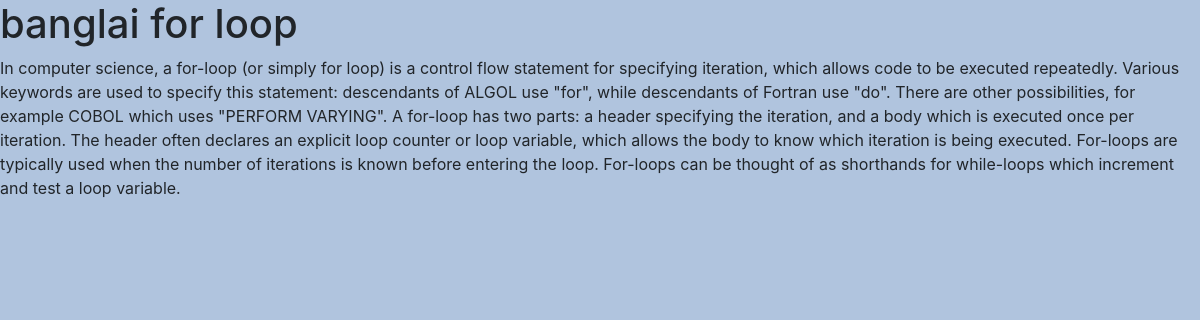
The app's page /single-post/1/ with its own data.
### myblog/models.py (models this page shows, shortened)
class Post(models.Model):
    title = models.CharField(max_length=100)
    description = models.TextField()

### myblog/views.py (the view)
# urls.py: path('single-post/<post_id>/', views.single_post, name='single-post'),
def single_post(request,post_id):
    post = Post.objects.get(pk=post_id)
    return render(request, 'single_post.html', {'post': post})

### templates/single_post.html
{% extends 'base.html' %}
{% block content %}
        <h1>{{ post.title }}</h1>
        <p>{{ post.description }}</p>
{% endblock %}

### templates/base.html (shortened to what this page needs)
<!DOCTYPE html>
<html lang="en">
<head>
    {% load staticfiles %}
    <link href="{% static 'css/bootstrap.min.css' %}" rel="stylesheet">
    <link rel="stylesheet" href="{% static 'color_sheet.css' %}">
</head>
<body>
    {% block content %}
    {% endblock %}
</body>
</html>

### static/color_sheet.css (style rules this page uses)
body { margin: 0; padding: 0; background-color: #B0C4DE; background-size: cover; background-position: center; background-repeat: no-reapeat; background-attachment: fixed; }

### records on screen
Post: title "banglai for loop", description "In computer science, a for-loop (or simply for loop) is a control flow statement for specifying iteration, which allows code to be executed repeatedly. Various keywords are used to specify this statement: descendants of ALGOL use \"for\", while descendants of Fortran use \"do\". There are other possibilities, for example COBOL which uses \"PERFORM VARYING\". A for-loop has two parts: a header specifying the iteration, and a body which is executed once per iteration. The header often declares an explicit loop counter or loop variable, which allows the body to know which iteration is being executed. For-loops are typically used when the number of iterations is known before entering the loop.…"
